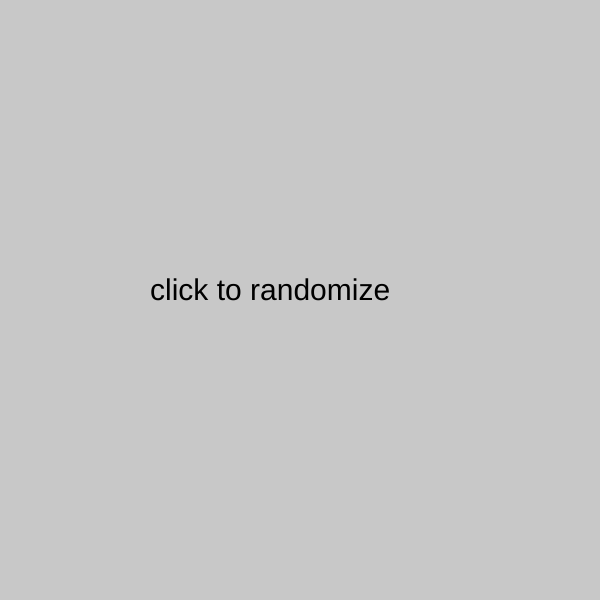
Frame 1 (no input)
Frame 60 (no input): identical to frame 1, image omitted
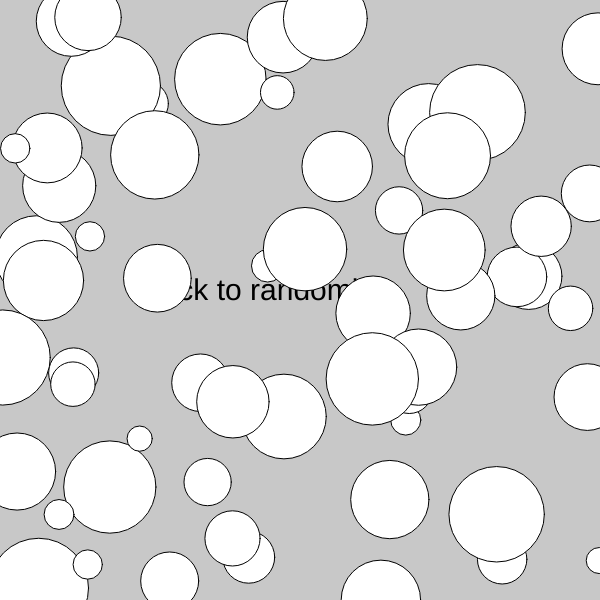
Frame 120 (the mouse pressed at the canvas centre since frame 60)

The p5.js sketch that drew these frames (run headless with seeded random() and noise() and a simulated clock; from frame 60 on, the mouse is pressed at the canvas centre):

// p5.js sketch
// ── sketch.js
// Plants that i currently own
let plants = [{
  commonName: "Ogre's Ear",
  scientificName: "Crassula Ovata Monstruosa"
}, {
  commonName: "Lucky bamboo",
  scientificName: "Dracaena Sanderiana"
}, {
  commonName: "Mickey Mouse Cactus",
  scientificName: "Opuntia Microdasys"
}, {
  commonName: "Hoya Heart",
  scientificName: "hoya kerriificus "
}, {
  commonName: "Ficus Ginseng",
  scientificName: "ficus retusa"
}, {
  commonName: "Money Tree",
  scientificName: "Pachira aquatica"
}, {
  commonName: "Coconut Tree",
  scientificName: "Cocos Nucifera"
}];
let randomIndex;
let animating = false;


function setup() {
  createCanvas(600, 600);
  background(200);
  textSize(30);

  text("click to randomize", 150, 300);



}

function draw() {

  if (animating == true) {
    ellipse(random(width), random(height), random(25, 100));
  }
}


function randomizer() {
  animating = false;

  if (plants[0]) {

    // this displays  random names and splices it out of array
    background(random(200, 255));
    randomIndex = int(random(plants.length))
    text(`The ${plants[randomIndex].commonName}'s
scientific name is
${plants[randomIndex].scientificName}`, 150, 300);
    plants.splice(randomIndex, 1);
    // text(plants[randomIndex].commonName + "'s scientific name is " + plants[randomIndex].scientificName, 50, 300);
    // plants.splice(randomIndex, 1);
  } else {
    background(random(200, 255));
    text("nada mas!", 150, 300);
  }
}

function mousePressed() {
  animating = true;
  setTimeout(randomizer, 2000)

}
